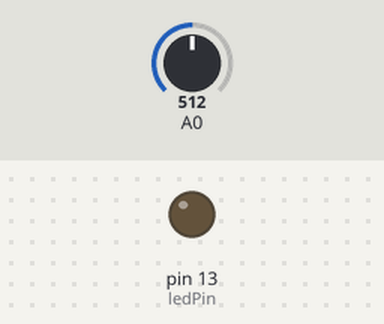
This sketch was run on a simulated Arduino Uno, built with avr-gcc and run on an emulated ATmega328P. Parts: output pins drawn as LEDs (lit = HIGH). The test bench sets the inputs (shaded band); at power-on: A0 = 512. What the sketch prints to the serial monitor is not drawn.

Above: at 0.15 s.
Timing chart, 0 to 1.8 s (numbered marks = the images above):
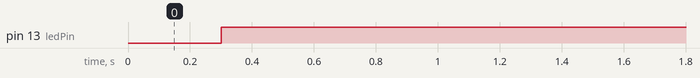

Measured:
- by itself, pin 13 (ledPin): LOW → HIGH at 0.30 s

The sketch:

photocell.ino
```cpp
int sensor;
int ledPin = 13;

void setup() {
  Serial.begin(9600);
  pinMode(ledPin, OUTPUT);
}

void loop() {
  sensor = analogRead(A0);
  Serial.print("sensorValue=");
  Serial.println(sensor);
  delay(300);
  if (sensor > 800) {
    digitalWrite(ledPin, LOW);
  } else {
    digitalWrite(ledPin, HIGH);
  }
}
```
